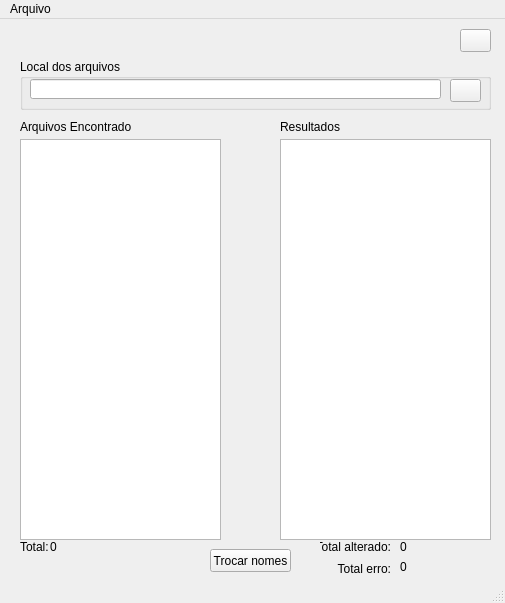
<?xml version="1.0" encoding="UTF-8"?>
<ui version="4.0">
 <class>principal</class>
 <widget class="QMainWindow" name="principal">
  <property name="windowModality">
   <enum>Qt::ApplicationModal</enum>
  </property>
  <property name="geometry">
   <rect>
    <x>0</x>
    <y>0</y>
    <width>505</width>
    <height>603</height>
   </rect>
  </property>
  <property name="windowTitle">
   <string>Altera nome de cupom Fiscal</string>
  </property>
  <widget class="QWidget" name="centralwidget">
   <widget class="QGroupBox" name="groupBox">
    <property name="geometry">
     <rect>
      <x>20</x>
      <y>40</y>
      <width>471</width>
      <height>51</height>
     </rect>
    </property>
    <property name="styleSheet">
     <string notr="true">border-color: rgb(0, 0, 0);</string>
    </property>
    <property name="title">
     <string>Local dos arquivos</string>
    </property>
    <widget class="QLineEdit" name="txtCamArq">
     <property name="geometry">
      <rect>
       <x>10</x>
       <y>20</y>
       <width>411</width>
       <height>20</height>
      </rect>
     </property>
    </widget>
    <widget class="QPushButton" name="btSelCam">
     <property name="geometry">
      <rect>
       <x>430</x>
       <y>20</y>
       <width>31</width>
       <height>23</height>
      </rect>
     </property>
     <property name="text">
      <string/>
     </property>
     <property name="icon">
      <iconset>
       <normaloff>diretorio.png</normaloff>diretorio.png</iconset>
     </property>
    </widget>
   </widget>
   <widget class="QLabel" name="label">
    <property name="geometry">
     <rect>
      <x>20</x>
      <y>100</y>
      <width>111</width>
      <height>16</height>
     </rect>
    </property>
    <property name="text">
     <string>Arquivos Encontrados</string>
    </property>
   </widget>
   <widget class="QListWidget" name="lstEncontrado">
    <property name="geometry">
     <rect>
      <x>20</x>
      <y>120</y>
      <width>201</width>
      <height>401</height>
     </rect>
    </property>
   </widget>
   <widget class="QListWidget" name="lstResultados">
    <property name="geometry">
     <rect>
      <x>280</x>
      <y>120</y>
      <width>211</width>
      <height>401</height>
     </rect>
    </property>
   </widget>
   <widget class="QLabel" name="label_2">
    <property name="geometry">
     <rect>
      <x>280</x>
      <y>100</y>
      <width>111</width>
      <height>16</height>
     </rect>
    </property>
    <property name="text">
     <string>Resultados</string>
    </property>
   </widget>
   <widget class="QPushButton" name="btTrocaNome">
    <property name="geometry">
     <rect>
      <x>210</x>
      <y>530</y>
      <width>81</width>
      <height>23</height>
     </rect>
    </property>
    <property name="text">
     <string>Trocar nomes</string>
    </property>
   </widget>
   <widget class="QPushButton" name="btConfig">
    <property name="geometry">
     <rect>
      <x>460</x>
      <y>10</y>
      <width>31</width>
      <height>23</height>
     </rect>
    </property>
    <property name="toolTip">
     <string>Configuração</string>
    </property>
    <property name="text">
     <string/>
    </property>
    <property name="icon">
     <iconset>
      <normaloff>config.png</normaloff>config.png</iconset>
    </property>
   </widget>
   <widget class="QLabel" name="label_3">
    <property name="geometry">
     <rect>
      <x>20</x>
      <y>520</y>
      <width>31</width>
      <height>16</height>
     </rect>
    </property>
    <property name="text">
     <string>Total:</string>
    </property>
   </widget>
   <widget class="QLabel" name="lblTotalEncontrado">
    <property name="geometry">
     <rect>
      <x>50</x>
      <y>520</y>
      <width>121</width>
      <height>16</height>
     </rect>
    </property>
    <property name="text">
     <string>0</string>
    </property>
   </widget>
   <widget class="QLabel" name="label_4">
    <property name="geometry">
     <rect>
      <x>320</x>
      <y>520</y>
      <width>71</width>
      <height>16</height>
     </rect>
    </property>
    <property name="text">
     <string>Total alterado:</string>
    </property>
    <property name="alignment">
     <set>Qt::AlignRight|Qt::AlignTrailing|Qt::AlignVCenter</set>
    </property>
   </widget>
   <widget class="QLabel" name="label_5">
    <property name="geometry">
     <rect>
      <x>320</x>
      <y>540</y>
      <width>71</width>
      <height>20</height>
     </rect>
    </property>
    <property name="layoutDirection">
     <enum>Qt::LeftToRight</enum>
    </property>
    <property name="text">
     <string>Total erro:</string>
    </property>
    <property name="alignment">
     <set>Qt::AlignRight|Qt::AlignTrailing|Qt::AlignVCenter</set>
    </property>
   </widget>
   <widget class="QLabel" name="lblTotalAlterado">
    <property name="geometry">
     <rect>
      <x>400</x>
      <y>520</y>
      <width>71</width>
      <height>16</height>
     </rect>
    </property>
    <property name="text">
     <string>0</string>
    </property>
   </widget>
   <widget class="QLabel" name="lblTotalErro">
    <property name="geometry">
     <rect>
      <x>400</x>
      <y>540</y>
      <width>71</width>
      <height>16</height>
     </rect>
    </property>
    <property name="text">
     <string>0</string>
    </property>
   </widget>
  </widget>
  <widget class="QMenuBar" name="menuBar">
   <property name="geometry">
    <rect>
     <x>0</x>
     <y>0</y>
     <width>505</width>
     <height>21</height>
    </rect>
   </property>
   <widget class="QMenu" name="mnuArquivo">
    <property name="title">
     <string>Arquivo</string>
    </property>
    <addaction name="separator"/>
    <addaction name="mnuConfiguracao"/>
    <addaction name="mnuSair"/>
   </widget>
   <addaction name="mnuArquivo"/>
  </widget>
  <widget class="QStatusBar" name="statusBar"/>
  <action name="mnuSair">
   <property name="checkable">
    <bool>false</bool>
   </property>
   <property name="checked">
    <bool>false</bool>
   </property>
   <property name="text">
    <string>Sair</string>
   </property>
  </action>
  <action name="mnuCadPh">
   <property name="text">
    <string>PH</string>
   </property>
  </action>
  <action name="mnuCadMO">
   <property name="text">
    <string>M.O.</string>
   </property>
  </action>
  <action name="mnuCadParametros">
   <property name="text">
    <string>Parâmetros</string>
   </property>
  </action>
  <action name="mnuExportaResultado">
   <property name="text">
    <string>Exportação de resultados</string>
   </property>
  </action>
  <action name="mnuAnaSolocitacaoSolo">
   <property name="text">
    <string>Solicitação de análise</string>
   </property>
  </action>
  <action name="mnuAnaResultadoSolo">
   <property name="text">
    <string>Resultado de análise</string>
   </property>
  </action>
  <action name="mnuAnaImpResultadoSolo">
   <property name="text">
    <string>Impressão de resultado</string>
   </property>
  </action>
  <action name="mnuAnaCalcFatoresSolo">
   <property name="text">
    <string>Cálculo de fatores</string>
   </property>
  </action>
  <action name="mnuAnaPesqSolo">
   <property name="text">
    <string>Pesquisa de Análises</string>
   </property>
  </action>
  <action name="mnuAnaAlteraProtSolo">
   <property name="text">
    <string>Alteração de cadastro de protocolo</string>
   </property>
  </action>
  <action name="mnuAnaSolicitacaoFolha">
   <property name="text">
    <string>Solicitação de análise</string>
   </property>
  </action>
  <action name="mnuAnaResultadoFolha">
   <property name="text">
    <string>Resultado de análise</string>
   </property>
  </action>
  <action name="mnuAnaImprResultadoFolha">
   <property name="text">
    <string>Impressão de resultado</string>
   </property>
  </action>
  <action name="mnuAnaCalcFatoresFolha">
   <property name="text">
    <string>Cáculo dos fatores</string>
   </property>
  </action>
  <action name="mnuAnaPesqFolha">
   <property name="text">
    <string>Pesquisa de análises</string>
   </property>
  </action>
  <action name="mnuAnaAlteraProtFolha">
   <property name="text">
    <string>Alteração de cadastro de protocolos</string>
   </property>
  </action>
  <action name="mnuAnaSolicitacaoTextura">
   <property name="text">
    <string>Solicitação de análise</string>
   </property>
  </action>
  <action name="mnuAnaResultadoTextura">
   <property name="text">
    <string>Resultado de análise</string>
   </property>
  </action>
  <action name="mnuAnaImpResultadoTextura">
   <property name="text">
    <string>Impressão de resultado</string>
   </property>
  </action>
  <action name="mnuAnaPesqTextura">
   <property name="text">
    <string>Pesquisa análise</string>
   </property>
  </action>
  <action name="mnuAnaAlteraProtTextura">
   <property name="text">
    <string>Alteração de cadastro de protocolos</string>
   </property>
  </action>
  <action name="mnuRelAnaSolos">
   <property name="text">
    <string>Extrato de análise de solos</string>
   </property>
  </action>
  <action name="mnuPlanilhaSolosCom">
   <property name="text">
    <string>Planilha de leitura - Completa</string>
   </property>
  </action>
  <action name="mnuPlanilhaSolosParcial">
   <property name="text">
    <string>Planilha de leitura - Parcial</string>
   </property>
  </action>
  <action name="mnuRelEntregaSolos">
   <property name="text">
    <string>Entrega de Resultados</string>
   </property>
  </action>
  <action name="mnuPlanilhaSolos">
   <property name="text">
    <string>Planilha de leitura</string>
   </property>
  </action>
  <action name="mnuExtratoAnaFolha">
   <property name="text">
    <string>Extrato de análise de folhas</string>
   </property>
  </action>
  <action name="mnuPlanilhaFolhaCom">
   <property name="text">
    <string>Planilha de leitura de folhas</string>
   </property>
  </action>
  <action name="mnuRelEntregaFolha">
   <property name="text">
    <string>Entrega de resultados</string>
   </property>
  </action>
  <action name="mnuEtiqueta">
   <property name="text">
    <string>Etiqueta</string>
   </property>
  </action>
  <action name="mnuPermissoesAcesso">
   <property name="text">
    <string>Permissão de acesso</string>
   </property>
  </action>
  <action name="mnuSobre">
   <property name="text">
    <string>Sobre</string>
   </property>
  </action>
  <action name="mnuCadAbsorbancia">
   <property name="text">
    <string>Abserobância</string>
   </property>
  </action>
  <action name="mnuCadRemetentes">
   <property name="text">
    <string>Remetentes</string>
   </property>
  </action>
  <action name="mnuAnaLiberaSolo">
   <property name="text">
    <string>Liberar análises</string>
   </property>
  </action>
  <action name="mnuAnaLiberaFolha">
   <property name="text">
    <string>Liberar análises</string>
   </property>
  </action>
  <action name="mnuAnaLiberaTextura">
   <property name="text">
    <string>Liberar análises</string>
   </property>
  </action>
  <action name="mnuFechamentoAnaSol">
   <property name="text">
    <string>Fechamento de análises (Cáculo de bases)</string>
   </property>
  </action>
  <action name="mnuConfiguracao">
   <property name="text">
    <string>Configuração</string>
   </property>
  </action>
 </widget>
 <resources/>
 <connections/>
</ui>
